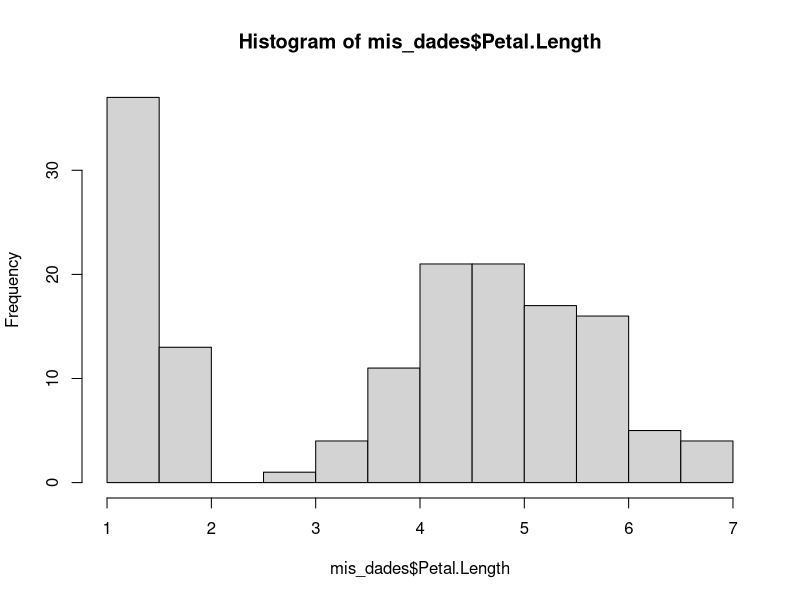
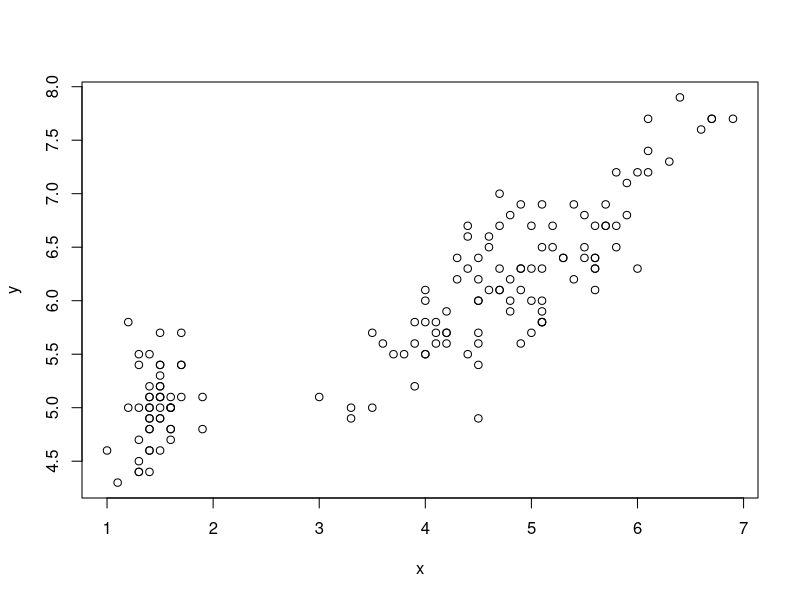

Here is the R script that generated these plots, in order:
#Codigo para problema 2
#Codigo para problema 2

mis_dades <- iris
dim(mis_dades)
names(mis_dades)
mis_dades$Petal.Length
mean(mis_dades$Petal.Length)
sd(mis_dades$Petal.Length)
hist(mis_dades$Petal.Length)

x<-mis_dades$Petal.Length
y<-mis_dades$Sepal.Length
plot(x,y)

#pregunta 1 (pendent (m)):

m<-sum((x-mean(x))*(y-mean(y)))/sum((x-mean(x))^2)

#consola respon 0.4089223, m = 0.4089223
m

#pregunta 2, recta de regressio
b <- mean(y)-m*mean(x)
#b és la recta de regressio


#pregunta 3, predicció amb valor 1.5 donat
m*1.5+b


#tot resolt, pero ara ho resol d'una manera mes senzilla
